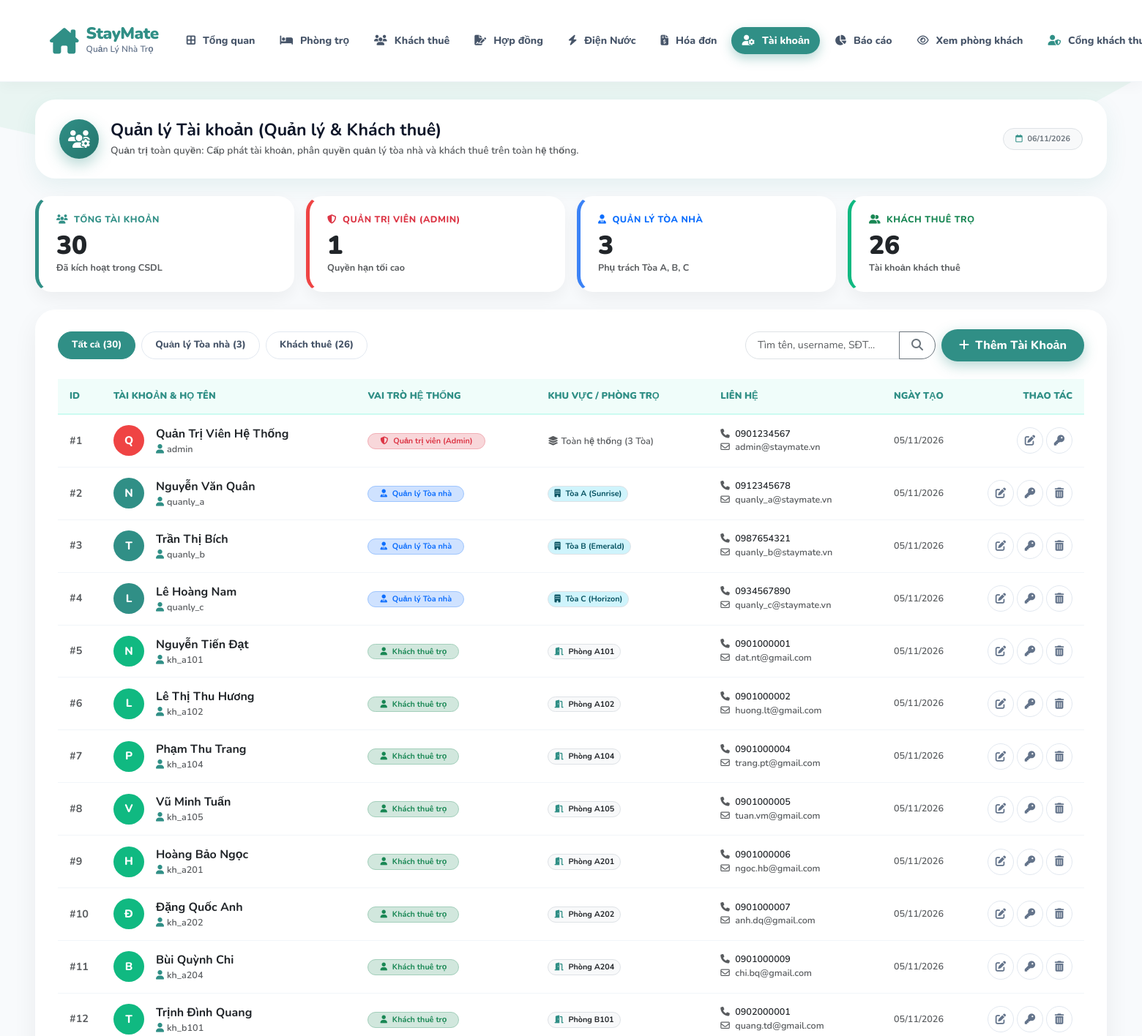
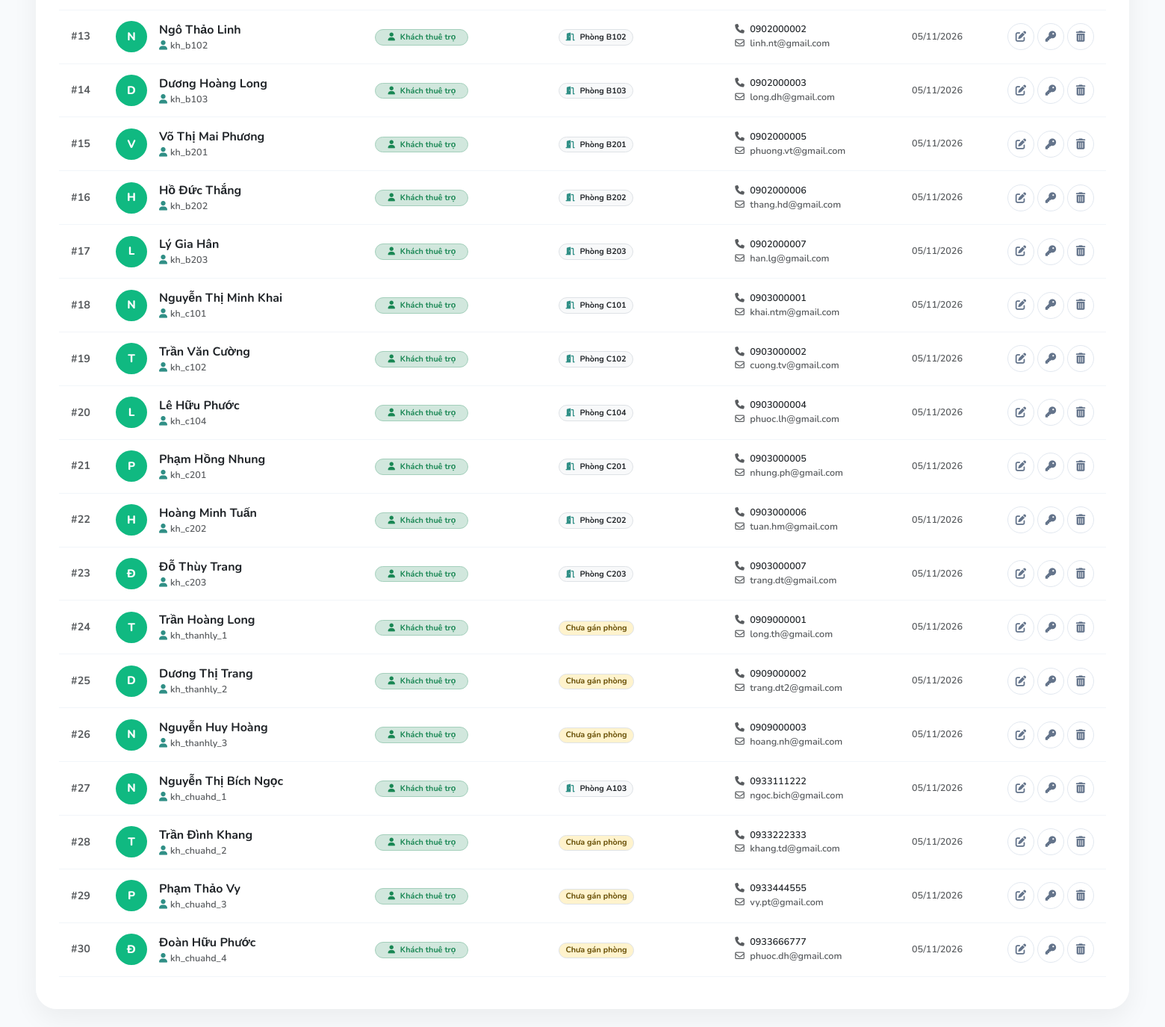
/index.php?route=accounts (signed in), run on the app's committed database (2 pictures, top to bottom).
### tables this page shows
CREATE TABLE `users` (
  `id` int NOT NULL AUTO_INCREMENT,
  `username` varchar(50) NOT NULL,
  `password` varchar(255) NOT NULL,
  `full_name` varchar(100) NOT NULL,
  `phone` varchar(20) NOT NULL,
  `cccd` varchar(20) DEFAULT NULL,
  `birthday` date DEFAULT NULL,
  `gender` varchar(10) DEFAULT 'Nam',
  `email` varchar(100) NOT NULL,
  `occupation` varchar(100) DEFAULT NULL,
  `hometown` varchar(255) DEFAULT NULL,
  `emergency_contact` varchar(100) DEFAULT NULL,
  `status` varchar(50) DEFAULT 'Đang thuê',
  `roommate_name` varchar(100) DEFAULT NULL,
  `roommate_phone` varchar(20) DEFAULT NULL,
  `role` enum('admin','landlord','tenant','manager') NOT NULL DEFAULT 'tenant',
  `preferred_room_id` int DEFAULT NULL,
  `created_at` timestamp NULL DEFAULT CURRENT_TIMESTAMP,
  PRIMARY KEY (`id`),
  UNIQUE KEY `username` (`username`),
  UNIQUE KEY `email` (`email`)
);

CREATE TABLE `contracts` (
  `id` int NOT NULL AUTO_INCREMENT,
  `contract_code` varchar(30) DEFAULT NULL,
  `contract_type` enum('deposit_hold','official_lease') DEFAULT 'official_lease',
  `parent_contract_id` int DEFAULT NULL,
  `room_id` int NOT NULL,
  `tenant_id` int NOT NULL,
  `start_date` date NOT NULL,
  `end_date` date NOT NULL,
  `deposit_amount` decimal(10,2) NOT NULL DEFAULT '0.00',
  `deposit_date` date DEFAULT NULL,
  `deposit_paid_percent` int DEFAULT '100',
  `deposit_status` enum('held','paid','refunded','forfeited') DEFAULT 'held',
  `monthly_rent` decimal(10,2) DEFAULT '0.00',
  `first_month_rent_paid` tinyint(1) DEFAULT '0',
  `first_month_invoice_id` int DEFAULT NULL,
  `first_month_paid_at` datetime DEFAULT NULL,
  `first_month_paid_note` varchar(255) DEFAULT NULL,
  `electricity_rate` decimal(10,2) DEFAULT '3500.00',
  `water_rate` decimal(10,2) DEFAULT '20000.00',
  `service_fee` decimal(10,2) DEFAULT '150000.00',
  `signature_type` enum('online','paper') DEFAULT 'online',
  `signature_status` enum('pending','signed') DEFAULT 'pending',
  `tenant_signature` longtext,
  `manager_signature` longtext,
  `scan_file` varchar(255) DEFAULT NULL,
  `signed_at` datetime DEFAULT NULL,
  `renewal_status` varchar(20) DEFAULT 'none',
  `terminated_at` date DEFAULT NULL,
  `termination_reason` text,
  `unpaid_notice_sent` tinyint(1) DEFAULT '0',
  `unpaid_notice_sent_at` datetime DEFAULT NULL,
  `termination_verification_case` varchar(30) DEFAULT 'none',
  `refund_confirmed_invoice` tinyint(1) DEFAULT '0',
  `unpaid_notice_resolved_at` datetime DEFAULT NULL,
  `notes` text,
  `status` enum('active','expired','terminated') DEFAULT 'active',
  `created_at` timestamp NULL DEFAULT CURRENT_TIMESTAMP,
  PRIMARY KEY (`id`),
  UNIQUE KEY `contract_code` (`contract_code`),
  KEY `idx_contracts_room` (`room_id`),
  KEY `idx_contracts_tenant` (`tenant_id`),
  CONSTRAINT `fk_contracts_room` FOREIGN KEY (`room_id`) REFERENCES `rooms` (`id`),
  CONSTRAINT `fk_contracts_tenant` FOREIGN KEY (`tenant_id`) REFERENCES `users` (`id`)
);

CREATE TABLE `rooms` (
  `id` int NOT NULL AUTO_INCREMENT,
  `building_id` int DEFAULT NULL,
  `room_number` varchar(20) NOT NULL,
  `price` decimal(10,2) NOT NULL,
  `status` varchar(20) DEFAULT 'available',
  `description` text,
  `created_at` timestamp NULL DEFAULT CURRENT_TIMESTAMP,
  PRIMARY KEY (`id`),
  UNIQUE KEY `room_number` (`room_number`),
  KEY `idx_rooms_building` (`building_id`),
  CONSTRAINT `fk_rooms_building` FOREIGN KEY (`building_id`) REFERENCES `buildings` (`id`) ON DELETE SET NULL
);

### app/views/accounts/index.php (the view, shortened to what the rows shown need)
<!DOCTYPE html>
<html lang="vi">
<head>
    <link href="https://cdn.jsdelivr.net/npm/bootstrap@5.3.0/dist/css/bootstrap.min.css" rel="stylesheet">
    <link rel="stylesheet" href="https://cdnjs.cloudflare.com/ajax/libs/font-awesome/6.4.0/css/all.min.css">
</head>
<body>
    <div class="container-fluid px-3 px-xl-5 py-4">
        <div class="section-box">
            <div class="table-responsive">
                <table class="table table-custom align-middle">
                    <thead>
                        <tr>
                            <th style="width: 60px;">ID</th>
                            <th>Tài khoản & Họ tên</th>
                            <th>Vai trò hệ thống</th>
                            <th>Khu vực / Phòng trọ</th>
                            <th>Liên hệ</th>
                            <th>Ngày tạo</th>
                            <th class="text-end" style="width: 140px;">Thao tác</th>
                        </tr>
                    </thead>
                    <tbody>
                        <?php if (empty($accounts)): ?>
                            <tr>
                                <td colspan="7" class="text-center py-5 text-muted">
                                    <i class="fa-regular fa-folder-open fs-2 d-block mb-2 text-secondary"></i>
                                    Không tìm thấy tài khoản nào phù hợp với điều kiện lọc!
                                </td>
                            </tr>
                        <?php else: ?>
                            <?php foreach ($accounts as $acc): ?>
                                <?php
                                    $role = $acc['role'] ?? 'tenant';
                                    $isAdm = ($role === 'admin');
                                    $isMng = ($role === 'landlord' || $role === 'manager');
                                    $avatarBg = $isAdm ? '#ef4444' : ($isMng ? '#308f86' : '#10b981');
                                    $initials = mb_substr($acc['full_name'] ?? 'U', 0, 1, 'UTF-8');
                                ?>
                                <tr>
                                    <td class="text-muted fw-bold">#<?= $acc['id'] ?></td>
                                    <td>
                                        <div class="d-flex align-items-center gap-3">
                                            <div class="user-avatar-sm" style="background: <?= $avatarBg ?>;">
                                                <?= htmlspecialchars($initials) ?>
                                            </div>
                                            <div>
                                                <div class="fw-bold text-dark fs-6"><?= htmlspecialchars($acc['full_name']) ?></div>
                                                <div class="text-muted small">
                                                    <i class="fa-solid fa-user me-1 text-teal-main"></i><?= htmlspecialchars($acc['username']) ?>
                                                </div>
                                            </div>
                                        </div>
                                    </td>
                                    <td>
                                        <?php if ($isAdm): ?>
                                            <span class="badge bg-danger-subtle text-danger border border-danger-subtle rounded-pill px-3 py-1 fw-bold">
                                                <i class="fa-solid fa-shield-halved me-1"></i> Quản trị viên (Admin)
                                            </span>
                                        <?php elseif ($isMng): ?>
                                            <span class="badge bg-primary-subtle text-primary border border-primary-subtle rounded-pill px-3 py-1 fw-bold">
                                                <i class="fa-solid fa-user-tie me-1"></i> Quản lý Tòa nhà
                                            </span>
                                        <?php else: ?>
                                            <span class="badge bg-success-subtle text-success border border-success-subtle rounded-pill px-3 py-1 fw-bold">
                                                <i class="fa-solid fa-user me-1"></i> Khách thuê trọ
                                            </span>
                                        <?php endif; ?>
                                    </td>
                                    <td>
                                        <?php if ($isAdm): ?>
                                            <span class="text-muted small"><i class="fa-solid fa-layer-group me-1"></i>Toàn hệ thống (3 Tòa)</span>
                                        <?php elseif ($isMng): ?>
                                            <?php
                                                $assignedBld = 'Tòa A';
                                                if ($acc['username'] === 'quanly_b') $assignedBld = 'Tòa B (Emerald)';
                                                elseif ($acc['username'] === 'quanly_c') $assignedBld = 'Tòa C (Horizon)';
                                                else $assignedBld = 'Tòa A (Sunrise)';
                                            ?>
                                            <span class="badge bg-info-subtle text-info-emphasis border rounded-pill px-2 py-1 fw-bold">
                                                <i class="fa-solid fa-building me-1"></i> <?= $assignedBld ?>
                                            </span>
                                        <?php else: ?>
                                            <?php if (!empty($acc['room_number'])): ?>
                                                <span class="badge bg-light text-dark border rounded-pill px-2 py-1 fw-bold">
                                                    <i class="fa-solid fa-door-open me-1 text-teal-main"></i> Phòng <?= htmlspecialchars($acc['room_number']) ?>
                                                </span>
                                            <?php else: ?>
                                                <span class="badge bg-warning-subtle text-warning-emphasis border rounded-pill px-2 py-1 fw-bold">
                                                    Chưa gán phòng
                                                </span>
                                            <?php endif; ?>
                                        <?php endif; ?>
                                    </td>
                                    <td>
                                        <div class="small">
                                            <div><i class="fa-solid fa-phone me-1 text-muted"></i> <?= htmlspecialchars($acc['phone'] ?: 'Chưa có') ?></div>
                                            <div class="text-muted"><i class="fa-regular fa-envelope me-1"></i> <?= htmlspecialchars($acc['email'] ?: 'Chưa có') ?></div>
                                        </div>
                                    </td>
                                    <td class="text-muted small">
                                        <?= !empty($acc['created_at']) ? date('d/m/Y', strtotime($acc['created_at'])) : '---' ?>
                                    </td>
                                    <td class="text-end">
                                        <div class="d-inline-flex gap-1">
                                            <button type="button" class="btn-action-icon btn-edit" title="Sửa thông tin"
                                                    onclick="openEditAccountModal(<?= htmlspecialchars(json_encode($acc), ENT_QUOTES, 'UTF-8') ?>)">
                                                <i class="fa-solid fa-pen-to-square"></i>
                                            </button>
                                            <button type="button" class="btn-action-icon btn-key" title="Đặt lại mật khẩu"
                                                    onclick="openResetPassModal(<?= $acc['id'] ?>, '<?= htmlspecialchars($acc['username'], ENT_QUOTES) ?>')">
                                                <i class="fa-solid fa-key"></i>
                                            </button>
                                            <?php if (!$isAdm && $acc['id'] !== $currentUserId): ?>
                                                <form method="POST" action="index.php?route=accounts" class="d-inline" onsubmit="return confirm('Bạn có chắc muốn xóa tài khoản <?= htmlspecialchars($acc['username']) ?>?');">
                                                    <button type="submit" class="btn-action-icon btn-del" title="Xóa tài khoản">
                                                        <i class="fa-solid fa-trash-can"></i>
                                                    </button>
                                                </form>
                                            <?php endif; ?>
                                        </div>
                                    </td>
                                </tr>
                            <?php endforeach; ?>
                        <?php endif; ?>
                    </tbody>
                </table>
            </div>
        </div>
    </div>
</body>
</html>

### data on the page
users: id "1", full_name "Q", full_name "Quản Trị Viên Hệ Thống", username "admin", role "admin" (drawn), phone "0901234567", email "admin@staymate.vn", created_at "05/11/2026"
users: id "2", full_name "N", full_name "Nguyễn Văn Quân", username "quanly_a", role "manager" (drawn), username "Tòa A (Sunrise)", phone "0912345678", email "quanly_a@staymate.vn", created_at "05/11/2026"
users: id "3", full_name "T", full_name "Trần Thị Bích", username "quanly_b", role "manager" (drawn), username "Tòa B (Emerald)", phone "0987654321", email "quanly_b@staymate.vn", created_at "05/11/2026"
users: id "4", full_name "L", full_name "Lê Hoàng Nam", username "quanly_c", role "manager" (drawn), username "Tòa C (Horizon)", phone "0934567890", email "quanly_c@staymate.vn", created_at "05/11/2026"
contracts: tenant "5", tenant.full_name "N", tenant.full_name "Nguyễn Tiến Đạt", tenant.username "kh_a101", shows "Khách thuê trọ", room.room_number "A101", tenant.phone "0901000001", tenant.email "dat.nt@gmail.com", tenant.created_at "05/11/2026"
contracts: tenant "6", tenant.full_name "L", tenant.full_name "Lê Thị Thu Hương", tenant.username "kh_a102", shows "Khách thuê trọ", room.room_number "A102", tenant.phone "0901000002", tenant.email "huong.lt@gmail.com", tenant.created_at "05/11/2026"
contracts: tenant "7", tenant.full_name "P", tenant.full_name "Phạm Thu Trang", tenant.username "kh_a104", shows "Khách thuê trọ", room.room_number "A104", tenant.phone "0901000004", tenant.email "trang.pt@gmail.com", tenant.created_at "05/11/2026"
contracts: tenant "8", tenant.full_name "V", tenant.full_name "Vũ Minh Tuấn", tenant.username "kh_a105", shows "Khách thuê trọ", room.room_number "A105", tenant.phone "0901000005", tenant.email "tuan.vm@gmail.com", tenant.created_at "05/11/2026"
contracts: tenant "9", tenant.full_name "H", tenant.full_name "Hoàng Bảo Ngọc", tenant.username "kh_a201", shows "Khách thuê trọ", room.room_number "A201", tenant.phone "0901000006", tenant.email "ngoc.hb@gmail.com", tenant.created_at "05/11/2026"
contracts: tenant "10", tenant.full_name "Đ", tenant.full_name "Đặng Quốc Anh", tenant.username "kh_a202", shows "Khách thuê trọ", room.room_number "A202", tenant.phone "0901000007", tenant.email "anh.dq@gmail.com", tenant.created_at "05/11/2026"
contracts: tenant "11", tenant.full_name "B", tenant.full_name "Bùi Quỳnh Chi", tenant.username "kh_a204", shows "Khách thuê trọ", room.room_number "A204", tenant.phone "0901000009", tenant.email "chi.bq@gmail.com", tenant.created_at "05/11/2026"
contracts: tenant "12", tenant.full_name "T", tenant.full_name "Trịnh Đình Quang", tenant.username "kh_b101", shows "Khách thuê trọ", room.room_number "B101", tenant.phone "0902000001", tenant.email "quang.td@gmail.com", tenant.created_at "05/11/2026"
contracts: tenant "13", tenant.full_name "N", tenant.full_name "Ngô Thảo Linh", tenant.username "kh_b102", shows "Khách thuê trọ", room.room_number "B102", tenant.phone "0902000002", tenant.email "linh.nt@gmail.com", tenant.created_at "05/11/2026"
contracts: tenant "14", tenant.full_name "D", tenant.full_name "Dương Hoàng Long", tenant.username "kh_b103", shows "Khách thuê trọ", room.room_number "B103", tenant.phone "0902000003", tenant.email "long.dh@gmail.com", tenant.created_at "05/11/2026"
contracts: tenant "15", tenant.full_name "V", tenant.full_name "Võ Thị Mai Phương", tenant.username "kh_b201", shows "Khách thuê trọ", room.room_number "B201", tenant.phone "0902000005", tenant.email "phuong.vt@gmail.com", tenant.created_at "05/11/2026"
contracts: tenant "16", tenant.full_name "H", tenant.full_name "Hồ Đức Thắng", tenant.username "kh_b202", shows "Khách thuê trọ", room.room_number "B202", tenant.phone "0902000006", tenant.email "thang.hd@gmail.com", tenant.created_at "05/11/2026"
contracts: tenant "17", tenant.full_name "L", tenant.full_name "Lý Gia Hân", tenant.username "kh_b203", shows "Khách thuê trọ", room.room_number "B203", tenant.phone "0902000007", tenant.email "han.lg@gmail.com", tenant.created_at "05/11/2026"
contracts: tenant "18", tenant.full_name "N", tenant.full_name "Nguyễn Thị Minh Khai", tenant.username "kh_c101", shows "Khách thuê trọ", room.room_number "C101", tenant.phone "0903000001", tenant.email "khai.ntm@gmail.com", tenant.created_at "05/11/2026"
contracts: tenant "19", tenant.full_name "T", tenant.full_name "Trần Văn Cường", tenant.username "kh_c102", shows "Khách thuê trọ", room.room_number "C102", tenant.phone "0903000002", tenant.email "cuong.tv@gmail.com", tenant.created_at "05/11/2026"
contracts: tenant "20", tenant.full_name "L", tenant.full_name "Lê Hữu Phước", tenant.username "kh_c104", shows "Khách thuê trọ", room.room_number "C104", tenant.phone "0903000004", tenant.email "phuoc.lh@gmail.com", tenant.created_at "05/11/2026"
contracts: tenant "21", tenant.full_name "P", tenant.full_name "Phạm Hồng Nhung", tenant.username "kh_c201", shows "Khách thuê trọ", room.room_number "C201", tenant.phone "0903000005", tenant.email "nhung.ph@gmail.com", tenant.created_at "05/11/2026"
contracts: tenant "22", tenant.full_name "H", tenant.full_name "Hoàng Minh Tuấn", tenant.username "kh_c202", shows "Khách thuê trọ", room.room_number "C202", tenant.phone "0903000006", tenant.email "tuan.hm@gmail.com", tenant.created_at "05/11/2026"
contracts: tenant "23", tenant.full_name "Đ", tenant.full_name "Đỗ Thùy Trang", tenant.username "kh_c203", shows "Khách thuê trọ", room.room_number "C203", tenant.phone "0903000007", tenant.email "trang.dt@gmail.com", tenant.created_at "05/11/2026"
users: id "24", full_name "T", full_name "Trần Hoàng Long", username "kh_thanhly_1", role "tenant" (drawn), phone "0909000001", email "long.th@gmail.com", created_at "05/11/2026"
users: id "25", full_name "D", full_name "Dương Thị Trang", username "kh_thanhly_2", role "tenant" (drawn), phone "0909000002", email "trang.dt2@gmail.com", created_at "05/11/2026"
users: id "26", full_name "N", full_name "Nguyễn Huy Hoàng", username "kh_thanhly_3", role "tenant" (drawn), phone "0909000003", email "hoang.nh@gmail.com", created_at "05/11/2026"
contracts: tenant "27", tenant.full_name "N", tenant.full_name "Nguyễn Thị Bích Ngọc", tenant.username "kh_chuahd_1", shows "Khách thuê trọ", room.room_number "A103", tenant.phone "0933111222", tenant.email "ngoc.bich@gmail.com", tenant.created_at "05/11/2026"
users: id "28", full_name "T", full_name "Trần Đình Khang", username "kh_chuahd_2", role "tenant" (drawn), phone "0933222333", email "khang.td@gmail.com", created_at "05/11/2026"
users: id "29", full_name "P", full_name "Phạm Thảo Vy", username "kh_chuahd_3", role "tenant" (drawn), phone "0933444555", email "vy.pt@gmail.com", created_at "05/11/2026"
users: id "30", full_name "Đ", full_name "Đoàn Hữu Phước", username "kh_chuahd_4", role "tenant" (drawn), phone "0933666777", email "phuoc.dh@gmail.com", created_at "05/11/2026"

### other printed values
$pageTitle "Quản lý Tài khoản (Quản lý & Khách thuê)"
$stats['total'] "30"
$stats['admins'] "1"
$stats['managers'] "3"
$stats['tenants'] "26"
